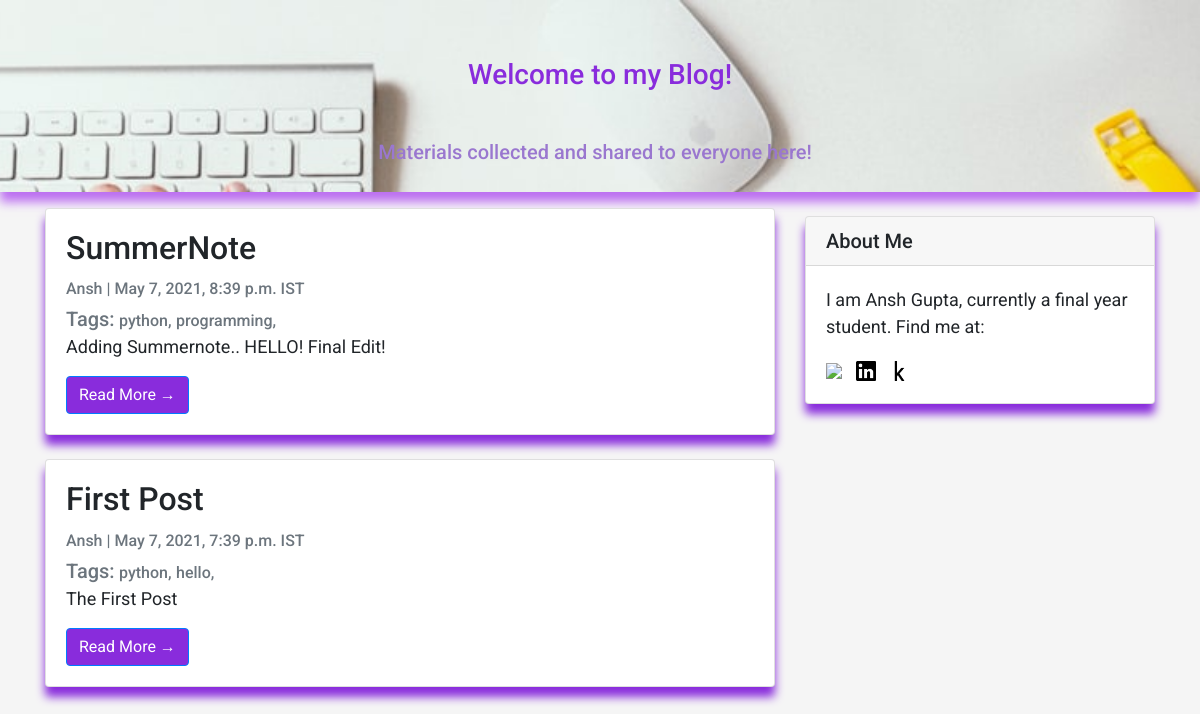
The page / on the database its author committed.
### my_blog/models.py (models this page shows, shortened)
class Post(models.Model):
    title=models.CharField(max_length=200,unique=True)
    slug=models.SlugField(max_length=200, unique= True)
    author=models.ForeignKey(User,on_delete=models.CASCADE, related_name='blog_posts')
    updated_on=models.DateTimeField(auto_now= True)
    short_des=models.TextField(max_length=300,default='python_related')
    content=models.TextField()
    created_on=models.DateTimeField(auto_now_add=True)
    status=models.IntegerField(choices=STATUS,default=0)
    tags=TaggableManager()
    class Meta:
        ordering=['-created_on']

### my_blog/views.py (the view)
# urls.py: path('',views.PostList.as_view(),name='home'),
class PostList(generic.ListView):
    queryset=Post.objects.filter(status=1).order_by('-created_on')
    template_name='index.html'

### templates/index.html (shortened to what this page needs)
{% extends "base.html" %}
{% block content %}
<header class="masthead">
    <div class="container">
        <div class="row">
            <div class=" col-md-9 col-md-10 mx-auto">
                <div class="site-heading">
                    <h3 class=" site-heading my-5 mt-4 text-center" style="color: #892cdc;"> Welcome to my Blog! </h3>
                    <h5 class="text-center" style="color: #9A77CF;">Materials collected and shared to everyone here! &nbsp
                    </h5>
                </div>
            </div>
        </div>
    </div>
</header>
<div class="container">
    <div class="row">
        <div class="col-md-8 mt-3 left">
            {% for post in post_list %}
            <div class="card mb-4">
                <div class="card-body">
                    <h2 class="card-title text-body">{{ post.title }}</h2>
                    <p class="card-text text-muted h6">{{ post.author }} | {{ post.updated_on}} IST</p>
                    <span class="text-muted h5">Tags:</span>
                    {% for tag in post.tags.all%}
                    <span class="text-muted h6">{{ tag }},</span>
                    {% endfor%}
                    <p class="card-text text-body">{{post.short_des | safe }}</p>
                    <a href="{% url 'post_detail' post.slug  %}" class="btn btn-primary" style="background-color: #892cdc;">Read More &rarr;</a>
                </div>
            </div>
            {% endfor %}
        </div>
        {% block sidebar %} {% include 'sidebar.html' %} {% endblock sidebar %}
    </div>
</div>
{%endblock%}

### templates/base.html (shortened to what this page needs)
<!DOCTYPE html>
<html>
    <head>
        <link rel="stylesheet" href="https://maxcdn.bootstrapcdn.com/bootstrap/4.0.0/css/bootstrap.min.css"
 />
        <link href="https://maxcdn.bootstrapcdn.com/font-awesome/4.2.0/css/font-awesome.min.css" rel="stylesheet">
    </head>
    <body>
    {% block content %}{% endblock content %}
</body>
</html>

### templates/sidebar.html (shortened to what this page needs)
{% block sidebar %}
<link href="https://maxcdn.bootstrapcdn.com/font-awesome/4.2.0/css/font-awesome.min.css" rel="stylesheet">
<div class="col-md-4 float-right ">
<div class="card my-4">
        <h5 class="card-header">About Me</h5>
    <div class="card-body">
        <p class="card-text">I am Ansh Gupta, currently a final year student. Find me at:</p>
        <a href="https://github.com/ansh422" style="margin: 0 10px 0 0;"><img src='../media/github.png'/></a>
        <a href="https://www.linkedin.com/in/ansh422/" style="margin: 0 10px 0 0;"><img src='../media/linkedin.png' width="20px" height="20px"/></a>
        <a href="https://kaggle.com/ansh422" style="margin: 0 10px 0 0;"><img src='../media/kaggle.png' width="17px" height="20px"/></a>
    </div>
</div>
</div>
{%endblock sidebar%}

### templates/base.html (style rules this page uses)
body { font-family: "Roboto", sans-serif; font-size: 17px; background-color: whitesmoke; }
.masthead { background: #52057b; height: auto; padding-bottom: 20px; box-shadow: 0 10px 10px #bc6ff1; padding-top: 10px; }

### templates/index.html (style rules this page uses)
body { font-family: "Roboto", sans-serif; font-size: 18px; background-color: whitesmoke; }
.card { box-shadow: 0 10px 10px #892cdc; }
.masthead { background-image: url("../media/head_background.jpg"); background-attachment: fixed; background-size: cover; background-position: center; }

### templates/sidebar.html (style rules this page uses)
.card { box-shadow: 0 10px 10px #892cdc; }

### rows shown on the page
Post: title "SummerNote", author "Ansh", updated_on "May 7, 2021, 8:39 p.m.", short_des "Adding Summernote.. HELLO! Final Edit!"
Tag: name "python"
Tag: name "programming"
Post: title "First Post", author "Ansh", updated_on "May 7, 2021, 7:39 p.m.", short_des "The First Post"
Tag: name "hello"
